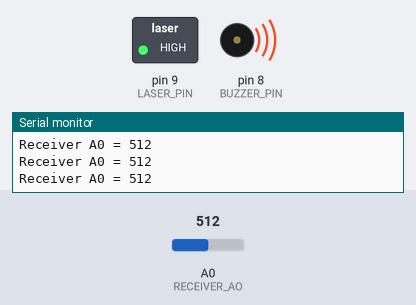
The sketch below on a simulated Arduino Uno, built with avr-gcc and run on an emulated ATmega328P. Shown: switched loads named in the sketch (green lamp = pin HIGH), buzzer (waves = sounding), the last lines printed to the serial monitor. The test bench sets the inputs (shaded band); at power-on: A0 (RECEIVER_AO) = 512.

Above: at 1.2 s.
1.3 s: A0 (RECEIVER_AO) set to 55
2.8 s: A0 (RECEIVER_AO) set to 47
At 3.1 s:
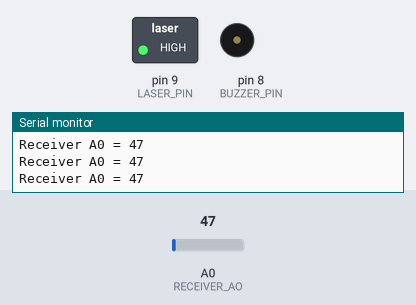
4.3 s: A0 (RECEIVER_AO) set to 110
At 5.5 s:
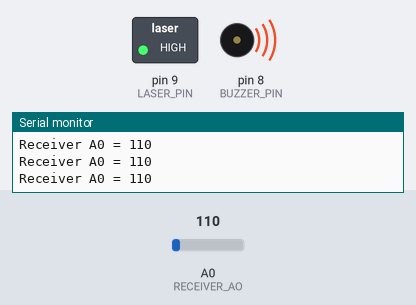
5.8 s: A0 (RECEIVER_AO) set to 40
At 6.6 s:
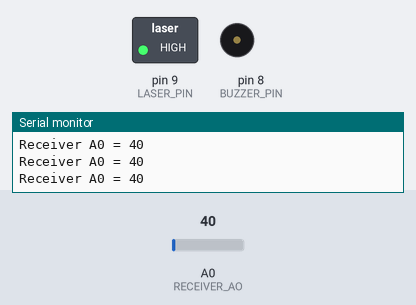
Timing chart, 0 to 8.3 s (numbered marks = the images above; inputs shaded):
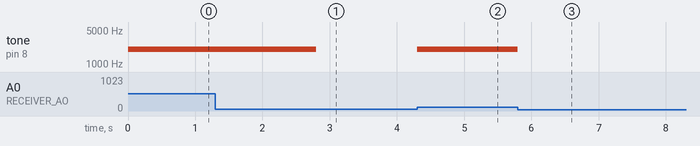

Measured:
- the behaviour switches between 51 and 50 on A0 (RECEIVER_AO) (found by bisection; images 0 and 1)
- after the input at 2.8 s, tone on pin 8 (BUZZER_PIN): 2000 Hz → silent at once
- after the input at 4.3 s, tone on pin 8 (BUZZER_PIN): silent → 2000 Hz at once
- after the input at 5.8 s, tone on pin 8 (BUZZER_PIN): 2000 Hz → silent at once

The sketch:

09.ino
```cpp
#define LASER_PIN    9
#define RECEIVER_AO  A0
#define BUZZER_PIN   8

int threshold = 50;
unsigned long lastPrint = 0;

void setup() {
  pinMode(LASER_PIN, OUTPUT);
  pinMode(BUZZER_PIN, OUTPUT);
  Serial.begin(9600);

  digitalWrite(LASER_PIN, HIGH);   // เปิดลำแสงค้างไว้
  noTone(BUZZER_PIN);
}

void loop() {
  int val = analogRead(RECEIVER_AO);   // อ่านทุกรอบ ไม่หน่วง

  if (val > threshold) {
    tone(BUZZER_PIN, 2000);
  } else {
    noTone(BUZZER_PIN);
  }

  if (millis() - lastPrint >= 100) {   // print แค่ทุก 100ms พอ ไม่ให้ Serial ถ่วง loop
    Serial.print("Receiver A0 = ");
    Serial.println(val);
    lastPrint = millis();
  }
}
```
